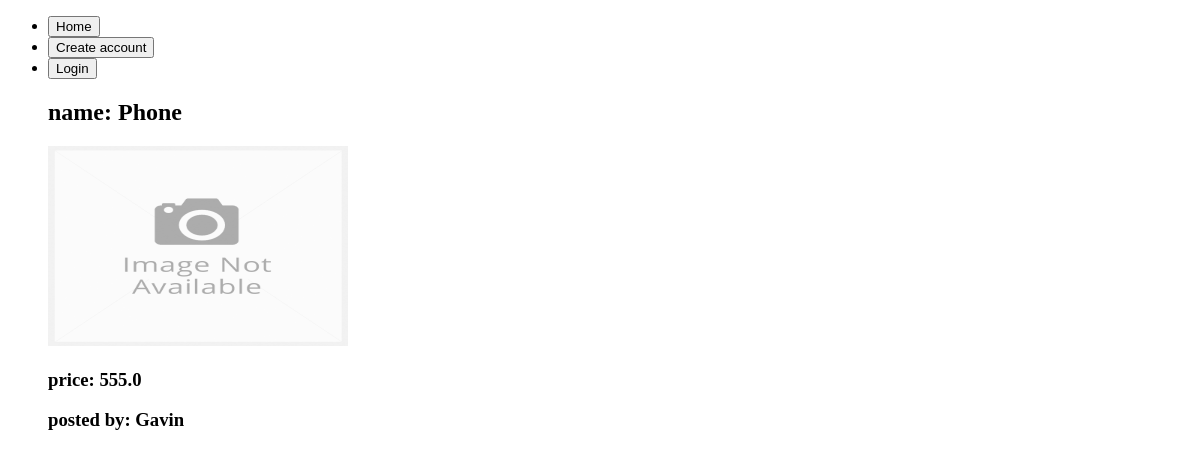
The page /2/ on the database as committed earlier.
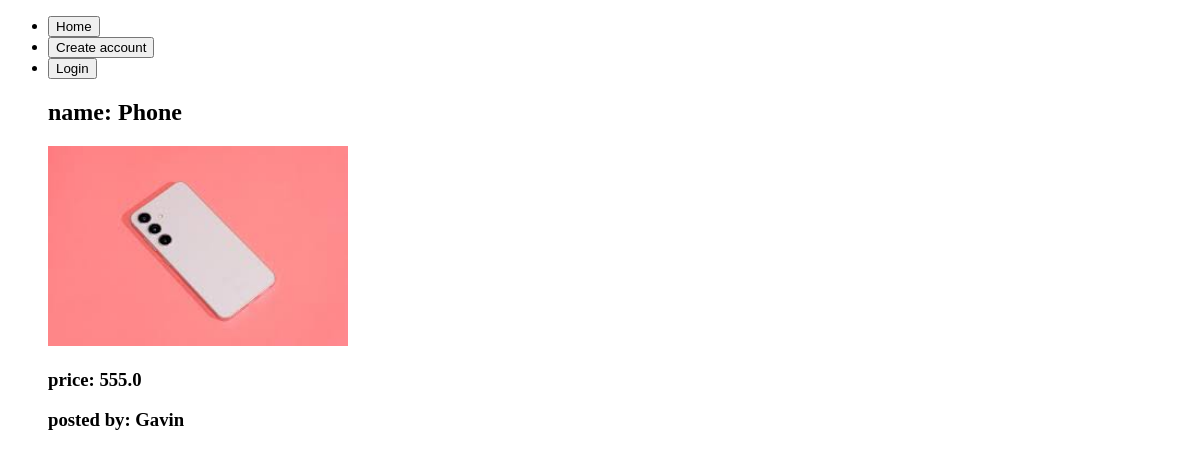
The same page on the database as committed later.
### main/models.py (models this page shows, shortened)
class Item(models.Model):
    name = models.CharField(max_length=200)
    image = models.ImageField(upload_to='products/images/', default='products/images/default.jpg')
    price = models.FloatField()
    quantity = models.IntegerField()
    description = models.TextField()
    added_time = models.DateField(auto_now_add=True)
    posted_by = models.ForeignKey(User, on_delete=models.CASCADE)

### main/views.py (the view)
# urls.py: path('<int:pk>/', ItemDetailView.as_view(), name='item-detail'),
class ItemDetailView(DetailView):
    model = Item
    template_name = 'main/detail.html'

### main/templates/main/detail.html (shortened to what this page needs)
{% extends "main/base.html" %}
    {% block content %}
        <ul>
            <h2> name: {{ item.name }}</h3>
            <img src="{{ item.image.url }}" alt="{{ item.title }}" style="width:300px; height:200px;" >
            <h3> price: {{ item.price }}</h3>
            <h3> posted by: {{ item.posted_by.username }}</h3>
        </ul>
    {% endblock %}

Rows that differ between the two databases and show on the page:
changed Item "Phone": image: picture added in place of a placeholder
